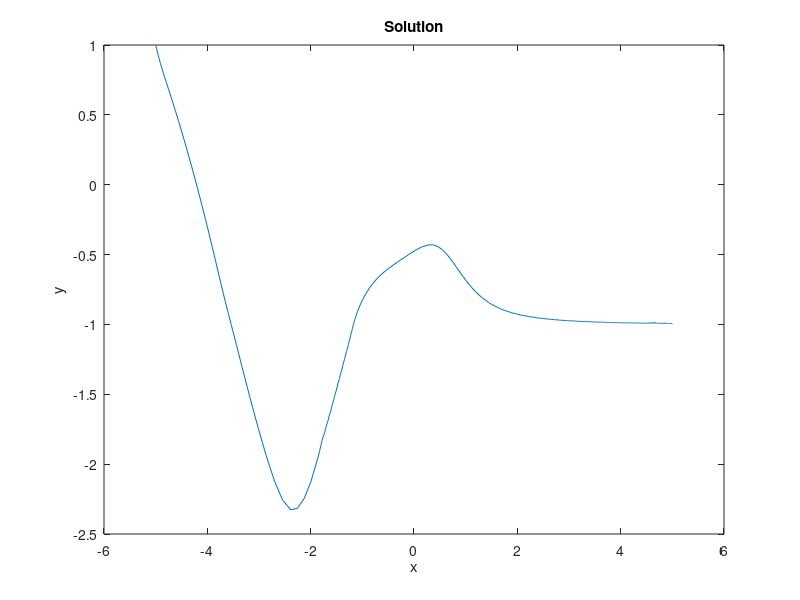

Source code (MATLAB):
clc;clear;
yder = @(x, y) asin(y^2 + x^2*(1+x)*(1+y)/y);
rangex = [-5, 5];
y0 = 1;
[x, y] = ode45(yder, rangex, y0);

plot(x, y);
title('Solution');
xlabel('x');
ylabel('y');